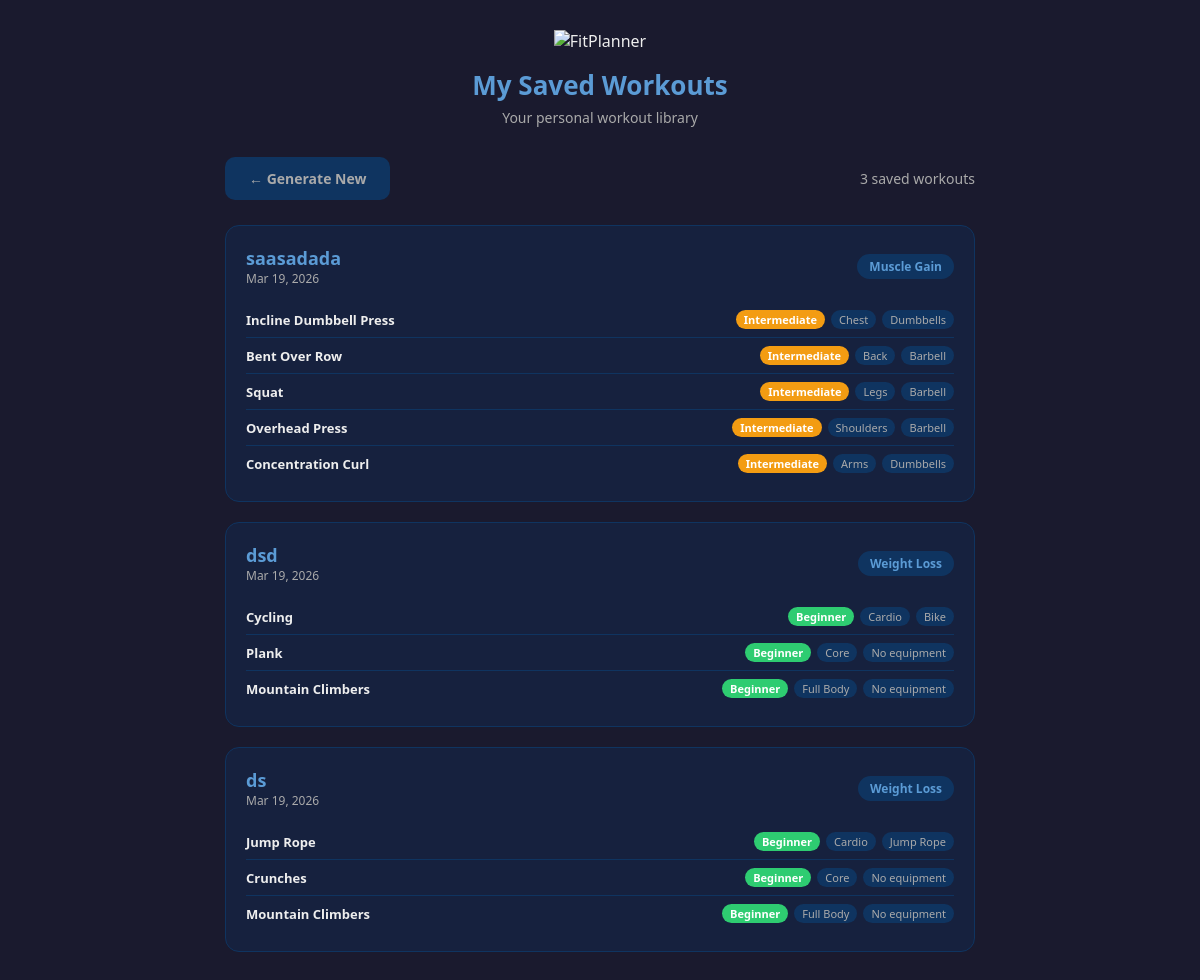
The page /saved_workouts.php (signed in) on the database its author committed.
### tables this page shows
CREATE TABLE `workouts` (
  `id` int(11) NOT NULL,
  `user_id` int(11) NOT NULL,
  `goal` varchar(100) DEFAULT NULL,
  `generated_at` timestamp NOT NULL DEFAULT current_timestamp(),
  `saved` tinyint(1) DEFAULT 0,
  `name` varchar(150) DEFAULT NULL
);

CREATE TABLE `exercises` (
  `id` int(11) NOT NULL,
  `user_id` int(11) NOT NULL,
  `name` varchar(150) NOT NULL,
  `difficulty` enum('Beginner','Intermediate','Advanced') DEFAULT NULL,
  `description` text DEFAULT NULL,
  `equipment` varchar(150) DEFAULT NULL,
  `created_at` timestamp NOT NULL DEFAULT current_timestamp(),
  `category_id` int(11) DEFAULT NULL
);

CREATE TABLE `categories` (
  `id` int(11) NOT NULL,
  `name` varchar(100) NOT NULL,
  `description` varchar(255) DEFAULT NULL
);

### saved_workouts.php (the view, shortened to what this page needs)
<?php
$conn = mysqli_connect("localhost", "root", "", "fitplanner");
$user_id = $_SESSION['user_id'] ?? 6;
$stmt = mysqli_prepare($conn, "
    SELECT w.id, w.name, w.goal, w.generated_at
    FROM workouts w
    WHERE w.user_id = ? AND w.saved = 1
    ORDER BY w.generated_at DESC
");
mysqli_stmt_bind_param($stmt, 'i', $user_id);
mysqli_stmt_execute($stmt);
$result = mysqli_stmt_get_result($stmt);
$workouts = [];
while ($row = mysqli_fetch_assoc($result)) {
    $stmt2 = mysqli_prepare($conn, "
        SELECT e.name, e.difficulty, c.name AS category, e.equipment
        FROM workout_exercises we
        JOIN exercises e ON we.exercise_id = e.id
        JOIN categories c ON e.category_id = c.id
        WHERE we.workout_id = ?
    ");
    mysqli_stmt_bind_param($stmt2, 'i', $row['id']);
    mysqli_stmt_execute($stmt2);
    $result2 = mysqli_stmt_get_result($stmt2);
    $row['exercises'] = [];
    while ($ex = mysqli_fetch_assoc($result2)) {
        $row['exercises'][] = $ex;
    }
    $workouts[] = $row;
}
?>
<!DOCTYPE html>
<html lang="en">
<head>
</head>
<body>
<div class="container">
    <div class="header">
        <img src="FullLogo_Transparent_NoBuffer.png" alt="FitPlanner">
        <h1>My Saved Workouts</h1>
        <p>Your personal workout library</p>
    </div>
    <div class="top-nav">
        <a href="workout_generator.html" class="btn btn-secondary">← Generate New</a>
        <span style="color:#aaa; font-size:14px;"><?php echo count($workouts); ?> saved workout<?php echo count($workouts) !== 1 ? 's' : ''; ?></span>
    </div>
    <?php if (empty($workouts)): ?>
        <div class="empty-state">
            <p>You haven't saved any workouts yet.</p>
            <a href="workout_generator.html" class="btn btn-primary">Generate Your First Workout</a>
        </div>
    <?php else: ?>
        <?php foreach ($workouts as $w): ?>
        <a href="view_workout.php?id=<?php echo $w['id']; ?>" style="text-decoration:none;">
<div class="workout-card">
            <div class="workout-header">
                <div>
                    <h2><?php echo htmlspecialchars($w['name']); ?></h2>
                    <div class="workout-meta"><?php echo date('M d, Y', strtotime($w['generated_at'])); ?></div>
                </div>
                <span class="goal-badge"><?php echo $w['goal']; ?></span>
            </div>
            <ul class="exercise-list">
                <?php foreach ($w['exercises'] as $ex): ?>
                <li>
                    <span class="ex-name"><?php echo $ex['name']; ?></span>
                    <div class="ex-tags">
                        <span class="badge <?php echo $ex['difficulty']; ?>"><?php echo $ex['difficulty']; ?></span>
                        <span class="tag"><?php echo $ex['category']; ?></span>
                        <span class="tag"><?php echo $ex['equipment']; ?></span>
                    </div>
                </li>
                <?php endforeach; ?>
            </ul>
        </div>
        <?php endforeach; ?>
    <?php endif; ?>
</div>
</body>
</html>

### saved_workouts.php (style rules this page uses)
* { margin: 0; padding: 0; box-sizing: border-box; }
body { font-family: 'Segoe UI', sans-serif; background: #1a1a2e; color: #eee; min-height: 100vh; padding: 30px 20px; }
.container { max-width: 750px; margin: 0 auto; }
.header { text-align: center; margin-bottom: 30px; }
.header img { height: 60px; margin-bottom: 15px; }
.header h1 { font-size: 26px; color: #5b9bd5; }
.header p { color: #aaa; margin-top: 5px; font-size: 14px; }
.workout-card { background: #16213e; border: 1px solid #0f3460; border-radius: 14px; padding: 20px; margin-bottom: 20px; }
.workout-header { display: flex; justify-content: space-between; align-items: center; margin-bottom: 15px; flex-wrap: wrap; gap: 8px; }
.workout-header h2 { font-size: 18px; color: #5b9bd5; }
.workout-meta { font-size: 12px; color: #aaa; }
.goal-badge { padding: 4px 12px; border-radius: 20px; font-size: 12px; font-weight: bold; background: #0f3460; color: #5b9bd5; }
.exercise-list { list-style: none; }
.exercise-list li { padding: 8px 0; border-bottom: 1px solid #0f3460; font-size: 13px; color: #ccc; display: flex; justify-content: space-between; align-items: center; }
.exercise-list li:last-child { border-bottom: none; }
.ex-name { font-weight: bold; color: #eee; }
.ex-tags { display: flex; gap: 6px; }
.tag { background: #0f3460; padding: 2px 8px; border-radius: 20px; font-size: 11px; color: #aaa; }
.badge { padding: 2px 8px; border-radius: 20px; font-size: 11px; font-weight: bold; }
.Beginner { background: #2ecc71; color: white; }
.Intermediate { background: #f39c12; color: white; }
.btn { padding: 12px 24px; border-radius: 10px; border: none; font-size: 14px; font-weight: bold; cursor: pointer; text-decoration: none; display: inline-block; transition: background 0.2s; }
.btn-secondary { background: #0f3460; color: #aaa; }
.top-nav { display: flex; justify-content: space-between; align-items: center; margin-bottom: 25px; }

### rows shown on the page
workouts: name "saasadada", generated_at "Mar 19, 2026", goal "Muscle Gain"
exercises: name "Incline Dumbbell Press", difficulty "Intermediate", category.name "Chest", equipment "Dumbbells"
exercises: name "Bent Over Row", difficulty "Intermediate", category.name "Back", equipment "Barbell"
exercises: name "Squat", difficulty "Intermediate", category.name "Legs", equipment "Barbell"
exercises: name "Overhead Press", difficulty "Intermediate", category.name "Shoulders", equipment "Barbell"
exercises: name "Concentration Curl", difficulty "Intermediate", category.name "Arms", equipment "Dumbbells"
workouts: name "dsd", generated_at "Mar 19, 2026", goal "Weight Loss"
exercises: name "Cycling", difficulty "Beginner", category.name "Cardio", equipment "Bike"
exercises: name "Plank", difficulty "Beginner", category.name "Core", equipment "No equipment"
exercises: name "Mountain Climbers", difficulty "Beginner", category.name "Full Body", equipment "No equipment"
workouts: name "ds", generated_at "Mar 19, 2026", goal "Weight Loss"
exercises: name "Jump Rope", difficulty "Beginner", category.name "Cardio", equipment "Jump Rope"
exercises: name "Crunches", difficulty "Beginner", category.name "Core", equipment "No equipment"

### other values the page prints
count($workouts) "3"
